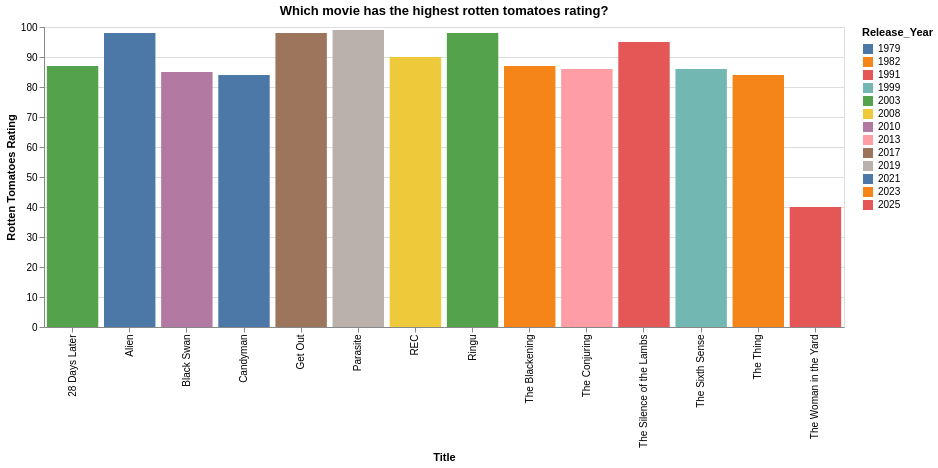

Notebook cell for this chart:
### Code cell
alt.Chart(df).mark_bar().encode(
    x='Title:N',
    y=alt.Y('Rotten_Tomatoes_Rating:Q', title='Rotten Tomatoes Rating'),
    color='Release_Year:N',
    # column='Release_Year:N'
).properties(
    title='Which movie has the highest rotten tomatoes rating?',
    width=800,
    height=300
).interactive()

### Figure 1 — Vega-Lite specification as saved in the notebook (floating-point values rounded to 4 significant figures)
{"config": {"view": {"continuousWidth": 300, "continuousHeight": 300}}, "data": {"name": "data-66fe0fa997822a296a6fbf3b52340345"}, "mark": {"type": "bar"}, "encoding": {"color": {"field": "Release_Year", "type": "nominal"}, "x": {"field": "Title", "type": "nominal"}, "y": {"field": "Rotten_Tomatoes_Rating", "title": "Rotten Tomatoes Rating", "type": "quantitative"}}, "height": 300, "params": [{"name": "param_3", "select": {"type": "interval", "encodings": ["x", "y"]}, "bind": "scales"}], "title": "Which movie has the highest rotten tomatoes rating?", "width": 800, "$schema": "https://vega.github.io/schema/vega-lite/v5.20.1.json", "datasets": {"data-66fe0fa997822a296a6fbf3b52340345": [{"Title": "The Blackening", "Release_Date": "6/16/2023", "Release_Year": 2023, "Release_Month": 6, "Movie_Length": 97, "Genre": "Horror", "Director": "Tim Story", "IMDB_Rating": 6.0, "Rotten_Tomatoes_Rating": 87, "Oscars_Won": 0, "Production_Budget": 5000000, "2024_Inflation_Adjusted_Budget": 5054000.0}, {"Title": "Candyman", "Release_Date": "8/27/2021", "Release_Year": 2021, "Release_Month": 8, "Movie_Length": 91, "Genre": "Horror", "Director": "Nia DaCosta", "IMDB_Rating": 5.9, "Rotten_Tomatoes_Rating": 84, "Oscars_Won": 0, "Production_Budget": 25000000, "2024_Inflation_Adjusted_Budget": 28180000.0}, {"Title": "Parasite", "Release_Date": "8/30/2019", "Release_Year": 2019, "Release_Month": 8, "Movie_Length": 132, "Genre": "Thriller", "Director": "Bong Joon Ho", "IMDB_Rating": 8.5, "Rotten_Tomatoes_Rating": 99, "Oscars_Won": 4, "Production_Budget": 11800000, "2024_Inflation_Adjusted_Budget": 14190000.0}, {"Title": "Get Out", "Release_Date": "2/24/2017", "Release_Year": 2017, "Release_Month": 2, "Movie_Length": 104, "Genre": "Horror", "Director": "Jordan Peele", "IMDB_Rating": 7.7, "Rotten_Tomatoes_Rating": 98, "Oscars_Won": 1, "Production_Budget": 4500000, "2024_Inflation_Adjusted_Budget": 5697000.0}, {"Title": "The Conjuring", "Release_Date": "7/19/2013", "Release_Year": 2013, "Release_Month": 7, "Movie_Length": 112, "Genre": "Horror", "Director": "James Wan", "IMDB_Rating": 7.5, "Rotten_Tomatoes_Rating": 86, "Oscars_Won": 0, "Production_Budget": 20000000, "2024_Inflation_Adjusted_Budget": 26410000.0}, {"Title": "Black Swan", "Release_Date": "12/17/2010", "Release_Year": 2010, "Release_Month": 12, "Movie_Length": 108, "Genre": "Thriller", "Director": "Darren Aronofsky", "IMDB_Rating": 8.0, "Rotten_Tomatoes_Rating": 85, "Oscars_Won": 1, "Production_Budget": 13000000, "2024_Inflation_Adjusted_Budget": 18290000.0}, {"Title": "REC", "Release_Date": "10/17/2008", "Release_Year": 2008, "Release_Month": 10, "Movie_Length": 78, "Genre": "Horror", "Director": "Jaume Balagueró, Paco Plaza", "IMDB_Rating": 7.4, "Rotten_Tomatoes_Rating": 90, "Oscars_Won": 0, "Production_Budget": 2000000, "2024_Inflation_Adjusted_Budget": 2848000.0}, {"Title": "28 Days Later", "Release_Date": "6/27/2003", "Release_Year": 2003, "Release_Month": 6, "Movie_Length": 113, "Genre": "Horror", "Director": "Danny Boyle", "IMDB_Rating": 7.5, "Rotten_Tomatoes_Rating": 87, "Oscars_Won": 0, "Production_Budget": 8000000, "2024_Inflation_Adjusted_Budget": 13430000.0}, {"Title": "Ringu", "Release_Date": "3/4/2003", "Release_Year": 2003, "Release_Month": 3, "Movie_Length": 96, "Genre": "Horror", "Director": "Hideo Nakata", "IMDB_Rating": 7.2, "Rotten_Tomatoes_Rating": 98, "Oscars_Won": 0, "Production_Budget": 1500000, "2024_Inflation_Adjusted_Budget": 2512000.0}, {"Title": "The Sixth Sense", "Release_Date": "8/6/1999", "Release_Year": 1999, "Release_Month": 8, "Movie_Length": 107, "Genre": "Thriller", "Director": "M. Night Shyamalan", "IMDB_Rating": 8.2, "Rotten_Tomatoes_Rating": 86, "Oscars_Won": 0, "Production_Budget": 40000000, "2024_Inflation_Adjusted_Budget": 73830000.0}, {"Title": "The Silence of the Lambs", "Release_Date": "2/14/1991", "Release_Year": 1991, "Release_Month": 2, "Movie_Length": 118, "Genre": "Thriller", "Director": "Jonathan Demme", "IMDB_Rating": 8.6, "Rotten_Tomatoes_Rating": 95, "Oscars_Won": 5, "Production_Budget": 19000000, "2024_Inflation_Adjusted_Budget": 43470000.0}, {"Title": "The Thing", "Release_Date": "6/25/1982", "Release_Year": 1982, "Release_Month": 6, "Movie_Length": 109, "Genre": "Horror", "Director": "John Carpenter", "IMDB_Rating": 8.2, "Rotten_Tomatoes_Rating": 84, "Oscars_Won": 0, "Production_Budget": 15000000, "2024_Inflation_Adjusted_Budget": 47690000.0}, {"Title": "Alien", "Release_Date": "5/25/1979", "Release_Year": 1979, "Release_Month": 5, "Movie_Length": 117, "Genre": "Horror", "Director": "Ridley Scott", "IMDB_Rating": 8.5, "Rotten_Tomatoes_Rating": 98, "Oscars_Won": 1, "Production_Budget": 11000000, "2024_Inflation_Adjusted_Budget": 47450000.0}, {"Title": "The Woman in the Yard", "Release_Date": "3/28/2025", "Release_Year": 2025, "Release_Month": 3, "Movie_Length": 88, "Genre": "Horror", "Director": "Jaume Collet-Serra", "IMDB_Rating": 5.1, "Rotten_Tomatoes_Rating": 40, "Oscars_Won": 0, "Production_Budget": 12000000, "2024_Inflation_Adjusted_Budget": 11650000.0}]}}
